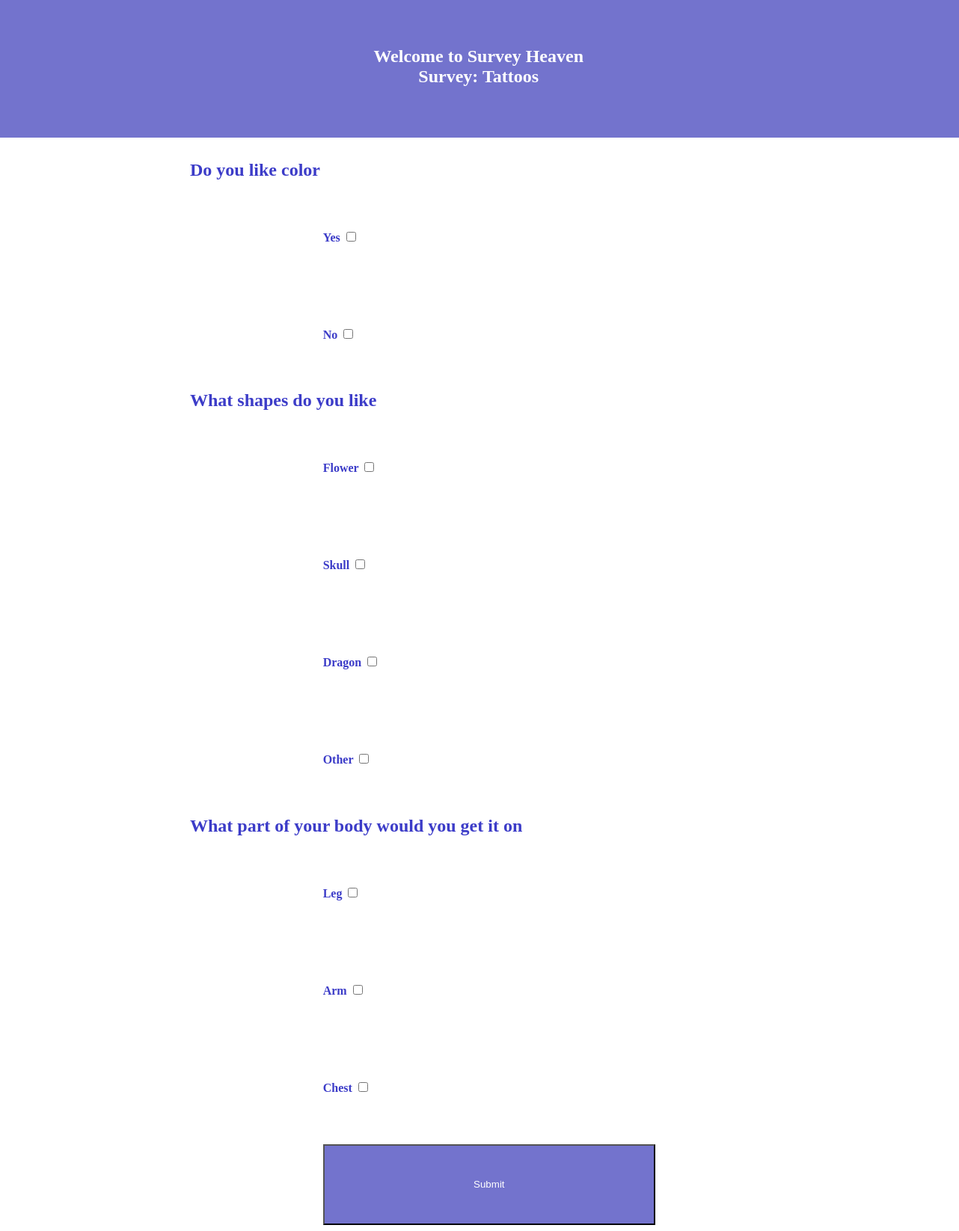
The app's page /answer_survey/4 with its own data.
### website.py (models this page shows)
class Surveys(db.Model):
    id = db.Column(db.Integer, primary_key=True, unique=True, nullable=False)
    username = db.Column(db.String(100))
    survey_name = db.Column(db.String(255))
    survey_type = db.Column(db.String(10))

class Questions(db.Model):
    id = db.Column(db.Integer, primary_key=True, unique=True, nullable=False)
    username = db.Column(db.String(100))
    survey_name = db.Column(db.String(255))
    question = db.Column(db.String(255))

class Answers(db.Model):
    id = db.Column(db.Integer, primary_key=True, unique=True, nullable=False)
    username = db.Column(db.String(255))
    survey = db.Column(db.String(255))
    question = db.Column(db.String(255))
    answer = db.Column(db.String(255))
    score = db.Column(db.Integer)

### website.py (the view, shortened to what this page needs)
@app.route("/answer_survey/<survey_id>", methods=['POST', 'GET'])
def answer_survey(survey_id):
    surveys = db.session.execute("SELECT * FROM surveys WHERE id=" + survey_id + ";")
    for i in surveys:
        items = dict(i)
    username = items['username']
    survey = items['survey_name']
    questions = db.session.execute("SELECT * FROM questions WHERE username='" +
                                                    username + "' AND survey_name='" +
                                                    survey + "';")
    current_questions = []
    for i in questions:
        current_questions.append(i[3])
    data = {}
    items_id = []
    for question in current_questions:
         answers = db.session.execute("SELECT * FROM answers WHERE survey='" +
                                                        survey + "' AND question='" +
                                                        question + "' AND username='" +
                                                        username + "';")
         question_answers = []
         for i in answers:
             items = dict(i)
             items_id.append(items['id'])
             question_answers.append([items['id'], items['answer'], items['score']])
         print(question_answers)
         data[question] = question_answers
    return render_template("answer_survey.html", data=data, survey_name=survey)

### templates/answer_survey.html (shortened to what this page needs)
<!DOCTYPE html>
<html>
	<head>
		<link rel="stylesheet" media="screen and (min-width: 901px)"
		href="{{ url_for('static', filename='stylesheets/answer_survey2.css') }}">
	<link rel="stylesheet" media="screen and (max-width: 900px)"
		href="{{ url_for('static', filename='stylesheets/answer_survey.css') }}">	</head>
	<body>
		<div id='welcomebox'>
			<h2 id='header'>
				Welcome to Survey Heaven<br>
				Survey: {{survey_name}}
			</h2>
		</div>
		<div id='building'>
				<form name='answer_form' method='post'>
			{%for key, value in data.items() %}
			<h2 class='questions'>{{key.replace("_", " ")}}</h2>
			{% for answer in value %}
			 <h4 class='answers'>{{answer[1].replace("_", " ")}} <input type='checkbox' name={{answer[0]}} value={{answer[1]}}></h4>
			 {% endfor %}
			{% endfor %}
						<input type='submit' method='post' name='submitbutton' id='submitbutton'>
				</form>
			</div>
	</body>
</html>

### static/stylesheets/answer_survey2.css (style rules this page uses)
html { max-width: 100%; font-family: verdana; }
body { display: flex; justify-content: center; padding-left: 2%; }
#welcomebox { display: flex; justify-content: center; text-align: center; position: absolute; width: 110%; height: 150px; padding-top: 5%; margin-top: -3%; border-bottom: 2px solid white; color: white; background-color: rgba(100, 100, 200, 0.9) }
#header { margin-top: 2%; margin-left: -2%; font-size: 22; }
#building { color: rgba(60, 60, 200, 1); margin-top: 15%; }
.questions { margin-left: -40%; }
.answers { padding: 10% 0% 10% 0%; }
#submitbutton { padding: 10%; width: 100%; height: 5%; background: rgba(100, 100, 200, 0.9); color: white; }

### static/stylesheets/answer_survey.css (style rules this page uses)
html { max-width: 100%; font-family: verdana; }
body { display: flex; justify-content: center; padding-left: 2%; }
#welcomebox { display: flex; justify-content: center; text-align: center; position: absolute; width: 110%; height: 150px; margin-top: -3%; border-bottom: 2px solid white; color: white; background-color: rgba(100, 100, 200, 0.9) }
#header { margin-top: 15%; margin-left: -2%; font-size: 22; }
#building { color: rgba(60, 60, 200, 1); margin-top: 60%; margin-left: 30%; }
.questions { margin-left: -40%; }
.answers { padding: 10% 0% 10% 0%; }
#submitbutton { width: 75%; height: 5%; background: rgba(100, 100, 200, 0.9); color: white; }

### records on screen
Surveys: survey_name "Tattoos"
Questions: replace "Do you like color"
Answers: answer "Yes"
Answers: answer "No"
Questions: replace "What shapes do you like"
Answers: answer "Flower"
Answers: answer "Skull"
Answers: answer "Dragon"
Answers: answer "Other"
Questions: replace "What part of your body would you get it on"
Answers: answer "Leg"
Answers: answer "Arm"
Answers: answer "Chest"
